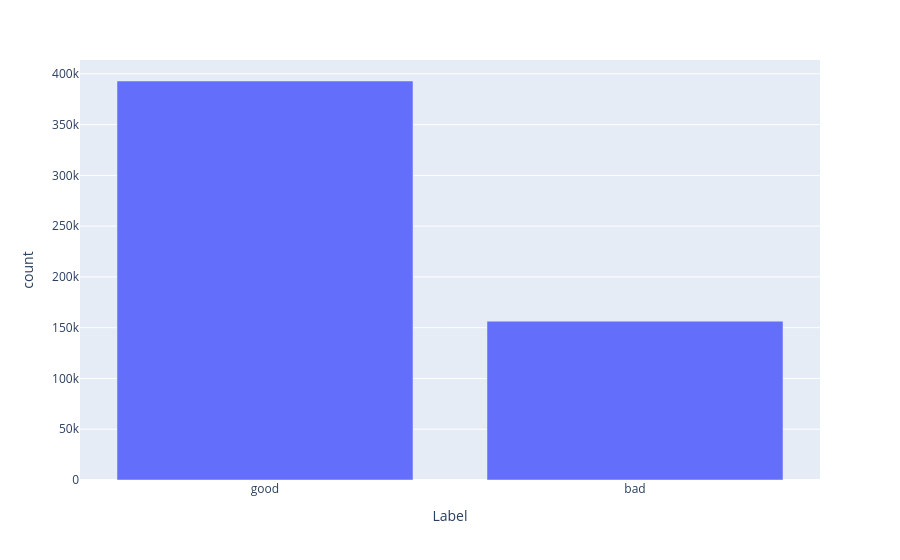

The notebook cell saved with this chart:
### Code cell
# 可视化该数据，展现出钓鱼url和非钓鱼的url
print("原列的实际名字：", phish_data.Label.name)
print("label_counts 的列名：", label_counts.columns.tolist())
fig = px.bar(label_counts, x=label_counts.index, y=label_counts['count'])
fig.show()

### Figure 1 — Plotly figure (JSON) as saved in the notebook; plotly's stock layout.template omitted (floating-point values rounded to 4 significant figures)
{"data": [{"hovertemplate": "Label=%{x}<br>count=%{y}<extra></extra>", "legendgroup": "", "marker": {"color": "#636efa", "pattern": {"shape": ""}}, "name": "", "orientation": "v", "showlegend": false, "textposition": "auto", "type": "bar", "x": ["good", "bad"], "xaxis": "x", "y": [392924, 156422], "yaxis": "y"}], "layout": {"barmode": "relative", "legend": {"tracegroupgap": 0}, "margin": {"t": 60}, "xaxis": {"anchor": "y", "domain": [0, 1], "title": {"text": "Label"}}, "yaxis": {"anchor": "x", "domain": [0, 1], "title": {"text": "count"}}}}
